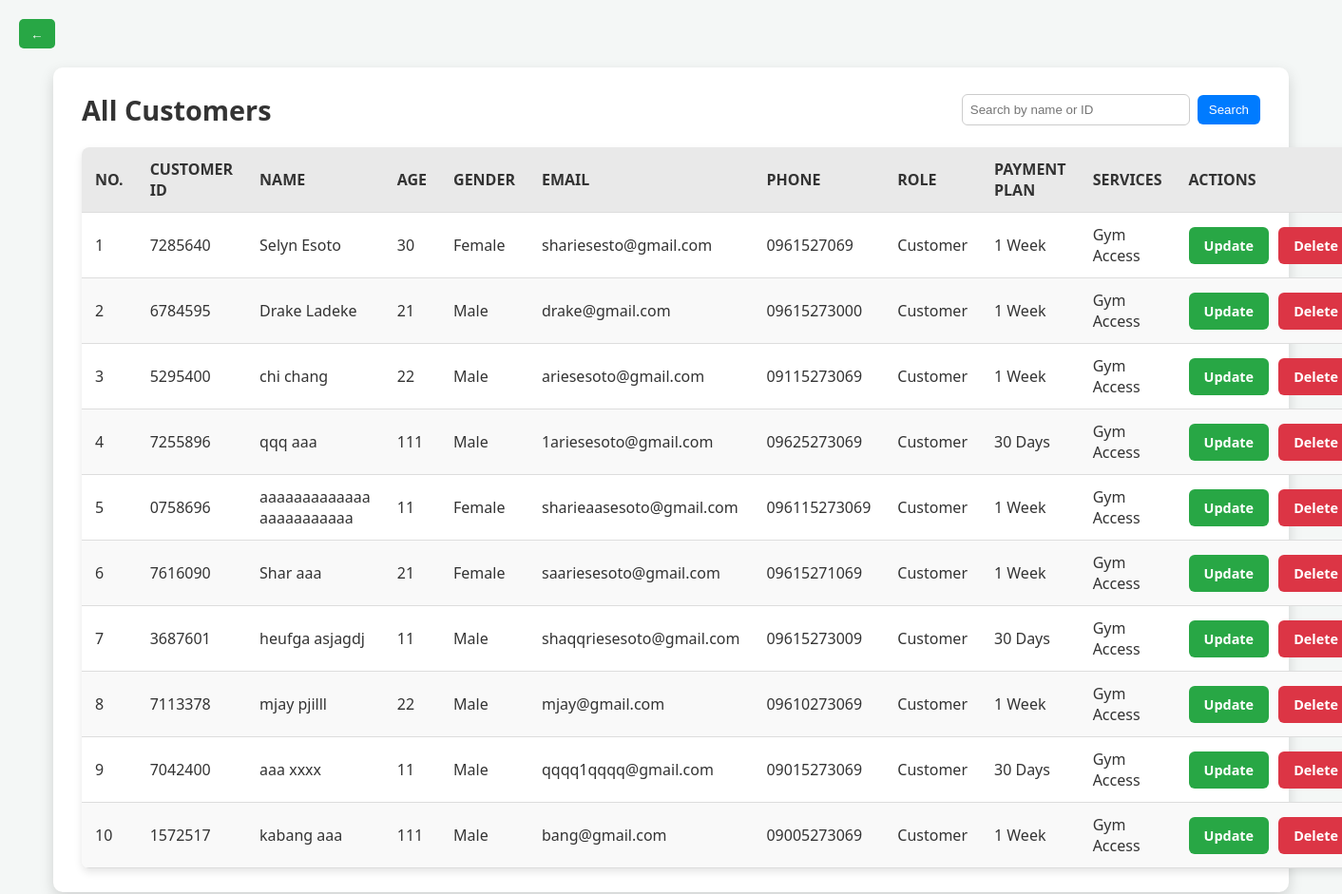
Page /GYM/admin/view_customers.php on the committed database.
### tables this page shows
CREATE TABLE `users` (
  `id` int(11) NOT NULL,
  `first_name` varchar(255) DEFAULT NULL,
  `last_name` varchar(255) DEFAULT NULL,
  `age` int(11) DEFAULT NULL,
  `gender` varchar(50) DEFAULT NULL,
  `email` varchar(255) DEFAULT NULL,
  `phone` varchar(50) DEFAULT NULL,
  `role` varchar(50) DEFAULT NULL,
  `student_id` varchar(50) DEFAULT NULL,
  `course` varchar(50) DEFAULT NULL,
  `section` varchar(50) DEFAULT NULL,
  `customer_id` varchar(50) DEFAULT NULL,
  `payment_plan` varchar(50) DEFAULT NULL,
  `services` text DEFAULT NULL,
  `faculty_id` varchar(50) DEFAULT NULL,
  `faculty_dept` varchar(50) DEFAULT NULL,
  `created_at` timestamp NOT NULL DEFAULT current_timestamp()
);

### GYM/admin/view_customers.php (the view, shortened to what this page needs)
<?php
include('../user/db_connection.php');
$search = $_GET['search'] ?? '';
$condition = '';
$query = "SELECT * FROM users WHERE role = 'Customer' $condition";
$result = mysqli_query($conn, $query);
?>
<!DOCTYPE html>
<html lang="en">
<head>
</head>
<body>
    <a href="manage_users.php" class="back-link"> ← </a>
    <div class="container">
        <div class="header-row">
            <h3>All Customers</h3>
            <form method="GET" class="search-form">
                <input type="text" name="search" placeholder="Search by name or ID" value="<?= htmlspecialchars($search) ?>">
                <button type="submit"><i class="fas fa-search"></i> Search</button>
            </form>
        </div>
        <table>
            <thead>
                <tr>
                    <th>No.</th>
                    <th>Customer ID</th>
                    <th>Name</th>
                    <th>Age</th>
                    <th>Gender</th>
                    <th>Email</th>
                    <th>Phone</th>
                    <th>Role</th>
                    <th>Payment Plan</th>
                    <th>Services</th>
                    <th>Actions</th>
                </tr>
            </thead>
            <tbody>
                <?php $counter = 1; while ($user = mysqli_fetch_assoc($result)) : ?>
                <tr>
                    <td><?= $counter++ ?></td>
                    <td><?= htmlspecialchars($user['customer_id']) ?></td>
                    <td><?= htmlspecialchars($user['first_name'] . ' ' . $user['last_name']) ?></td>
                    <td><?= htmlspecialchars($user['age']) ?></td>
                    <td><?= htmlspecialchars($user['gender']) ?></td>
                    <td><?= htmlspecialchars($user['email']) ?></td>
                    <td><?= htmlspecialchars($user['phone']) ?></td>
                    <td><?= htmlspecialchars($user['role']) ?></td>
                    <td><?= htmlspecialchars($user['payment_plan']) ?></td>
                    <td><?= htmlspecialchars($user['services']) ?></td>
                    <td>
                        <div class="actions">
                            <a href="edit_user.php?id=<?= urlencode($user['id']) ?>" class="btn btn-update">Update</a>
                            <a href="delete_user.php?id=<?= urlencode($user['id']) ?>" class="btn btn-delete" onclick="return confirm('Are you sure you want to delete this user?')">Delete</a>
                        </div>
                    </td>
                </tr>
                <?php endwhile; ?>
            </tbody>
        </table>
    </div>
</body>
</html>

### GYM/admin/view_customers.php (style rules this page uses)
* { margin: 0; padding: 0; box-sizing: border-box; }
body { font-family: 'Segoe UI', Tahoma, Geneva, Verdana, sans-serif; background-color: #f4f7f6; padding: 20px; color: #333; display: flex; flex-direction: column; align-items: center; }
a.back-link { align-self: flex-start; margin-bottom: 20px; text-decoration: none; font-weight: 600; font-size: 0.85rem; padding: 6px 12px; border-radius: 5px; background-color: #28a745; color: white; border: none; }
.container { background-color: #fff; width: 100%; max-width: 1300px; padding: 25px 30px; border-radius: 10px; box-shadow: 0 6px 15px rgba(0,0,0,0.15); }
.header-row { display: flex; justify-content: space-between; align-items: center; margin-bottom: 20px; }
.header-row h3 { font-size: 1.8rem; }
.search-form { display: flex; align-items: center; }
.search-form input[type="text"] { padding: 8px; width: 240px; border-radius: 6px; border: 1px solid #ccc; }
.search-form button { padding: 8px 12px; border: none; border-radius: 6px; background-color: #007bff; color: white; cursor: pointer; margin-left: 8px; }
table { width: 100%; border-collapse: collapse; box-shadow: 0 4px 8px rgba(0,0,0,0.1); border-radius: 8px; overflow: hidden; }
table th, table td { padding: 12px 14px; text-align: left; border-bottom: 1px solid #ddd; font-size: 1rem; }
table th { background-color: #e9e9e9; font-weight: bold; text-transform: uppercase; }
table tr:nth-child(even) { background-color: #f9f9f9; }
.btn { text-decoration: none; padding: 10px 16px; border-radius: 6px; font-weight: 600; font-size: 0.9rem; color: white; border: none; display: inline-block; transition: background-color 0.3s ease, color 0.3s ease; }
.btn-update { background-color: #28a745; }
.btn-delete { background-color: #dc3545; }
.actions { display: flex; justify-content: flex-start; align-items: center; gap: 10px; }

### rows in the picture
users: customer "7285640", first_name+last_name "Selyn Esoto", age "30", gender "Female", email "shariesesto@gmail.com", phone "0961527069", role "Customer", payment_plan "1 Week", services "Gym Access"
users: customer "6784595", first_name+last_name "Drake Ladeke", age "21", gender "Male", email "drake@gmail.com", phone "09615273000", role "Customer", payment_plan "1 Week", services "Gym Access"
users: customer "5295400", first_name+last_name "chi chang", age "22", gender "Male", email "ariesesoto@gmail.com", phone "09115273069", role "Customer", payment_plan "1 Week", services "Gym Access"
users: customer "7255896", first_name+last_name "qqq aaa", age "111", gender "Male", email "1ariesesoto@gmail.com", phone "09625273069", role "Customer", payment_plan "30 Days", services "Gym Access"
users: customer "0758696", first_name+last_name "aaaaaaaaaaaaa aaaaaaaaaaa", age "11", gender "Female", email "sharieaasesoto@gmail.com", phone "096115273069", role "Customer", payment_plan "1 Week", services "Gym Access"
users: customer "7616090", first_name+last_name "Shar aaa", age "21", gender "Female", email "saariesesoto@gmail.com", phone "09615271069", role "Customer", payment_plan "1 Week", services "Gym Access"
users: customer "3687601", first_name+last_name "heufga asjagdj", age "11", gender "Male", email "shaqqriesesoto@gmail.com", phone "09615273009", role "Customer", payment_plan "30 Days", services "Gym Access"
users: customer "7113378", first_name+last_name "mjay pjilll", age "22", gender "Male", email "mjay@gmail.com", phone "09610273069", role "Customer", payment_plan "1 Week", services "Gym Access"
users: customer "7042400", first_name+last_name "aaa xxxx", age "11", gender "Male", email "qqqq1qqqq@gmail.com", phone "09015273069", role "Customer", payment_plan "30 Days", services "Gym Access"
users: customer "1572517", first_name+last_name "kabang aaa", age "111", gender "Male", email "bang@gmail.com", phone "09005273069", role "Customer", payment_plan "1 Week", services "Gym Access"
